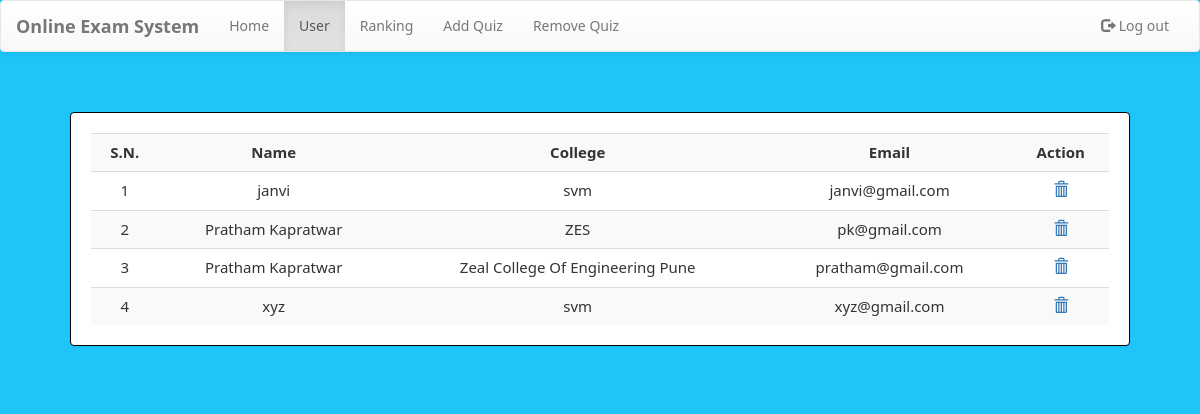
/dashboard.php?q=1 (signed in), run on the app's committed database.
### tables this page shows
CREATE TABLE `user` (
  `name` varchar(50) NOT NULL,
  `college` varchar(100) NOT NULL,
  `email` varchar(50) NOT NULL,
  `password` varchar(50) NOT NULL
);

### dashboard.php (the view, shortened to what this page needs)
<?php
    include_once 'database.php';
?>
<!DOCTYPE html>
<html>
<head>
    <link  rel="stylesheet" href="css/bootstrap.min.css"/>
    <link  rel="stylesheet" href="css/bootstrap-theme.min.css"/>
    <link rel="stylesheet" href="css/welcome.css">
    <link  rel="stylesheet" href="css/font.css">
</head>
<body>
    <nav class="navbar navbar-default title1">
        <div class="container-fluid">
            <div class="navbar-header">
                <a class="navbar-brand" href="Javascript:void(0)"><b>Online Exam System</b></a>
            </div>
            <div class="collapse navbar-collapse" id="bs-example-navbar-collapse-1">
                <ul class="nav navbar-nav navbar-left">
                    <li <?php if(@$_GET['q']==0) echo'class="active"'; ?>><a href="dashboard.php?q=0">Home<span class="sr-only">(current)</span></a></li>
                    <li <?php if(@$_GET['q']==1) echo'class="active"'; ?>><a href="dashboard.php?q=1">User</a></li>
                    <li <?php if(@$_GET['q']==2) echo'class="active"'; ?>><a href="dashboard.php?q=2">Ranking</a></li>
                    <li class="dropdown <?php if(@$_GET['q']==4 || @$_GET['q']==5) echo'active"'; ?>">
                    <li><a href="dashboard.php?q=4">Add Quiz</a></li>
                    <li><a href="dashboard.php?q=5">Remove Quiz</a></li>
                </ul>
                <ul class="nav navbar-nav navbar-right">
                    <li <?php echo''; ?> > <a href="logout1.php?q=dashboard.php"><span class="glyphicon glyphicon-log-out" aria-hidden="true"></span>&nbsp;Log out</a></li>
                </ul>
            </div>
        </div>
    </nav>
    <div class="container">
        <div class="row">
            <div class="col-md-12">
                <?php
                    if(@$_GET['q']==1)
                    {
                        $result = mysqli_query($con,"SELECT * FROM user") or die('Error');
                        echo  '<div class="panel"><div class="table-responsive"><table class="table table-striped title1">
                        <tr><td><center><b>S.N.</b></center></td><td><center><b>Name</b></center></td><td><center><b>College</b></center></td><td><center><b>Email</b></center></td><td><center><b>Action</b></center></td></tr>';
                        $c=1;
                        while($row = mysqli_fetch_array($result))
                        {
                            $name = $row['name'];
                            $email = $row['email'];
                            $college = $row['college'];
                            echo '<tr><td><center>'.$c++.'</center></td><td><center>'.$name.'</center></td><td><center>'.$college.'</center></td><td><center>'.$email.'</center></td><td><center><a title="Delete User" href="update.php?demail='.$email.'"><b><span class="glyphicon glyphicon-trash" aria-hidden="true"></span></b></a></center></td></tr>';
                        }
                        echo '</table></div></div>';
                    }
                ?>
            </div>
        </div>
    </div>
</body>
</html>

### css/welcome.css (style rules this page uses)
* { box-sizing: border-box; }
body { background-color: #1dc5f8; margin: 0; font-family: Noto Sans; }
.panel { border-color:rgb(0, 0, 0); margin:40px; padding:20px; font: 15px "Noto Sans"; }

### data on the page
user: name "janvi", college "svm", email "janvi@gmail.com"
user: name "Pratham Kapratwar", college "ZES", email "pk@gmail.com"
user: name "Pratham Kapratwar", college "Zeal College Of Engineering Pune", email "pratham@gmail.com"
user: name "xyz", college "svm", email "xyz@gmail.com"
